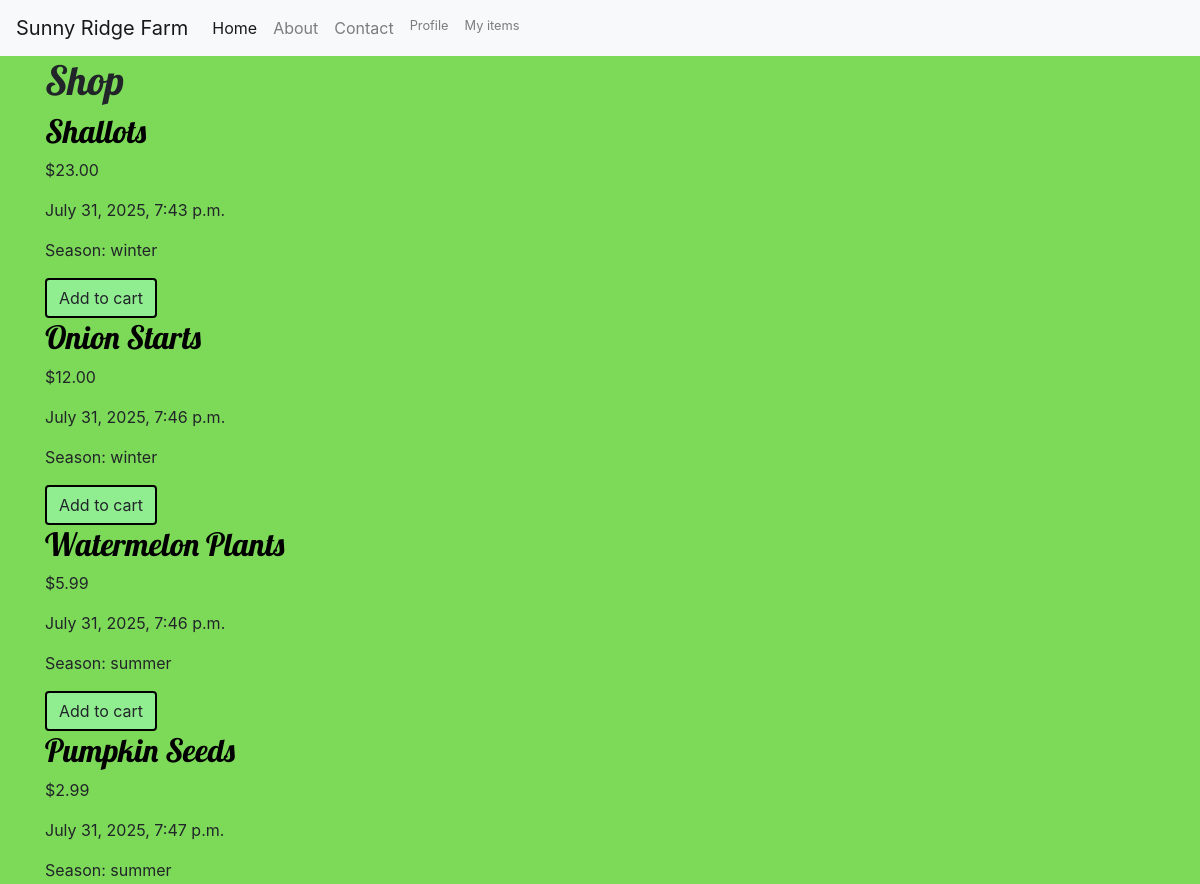
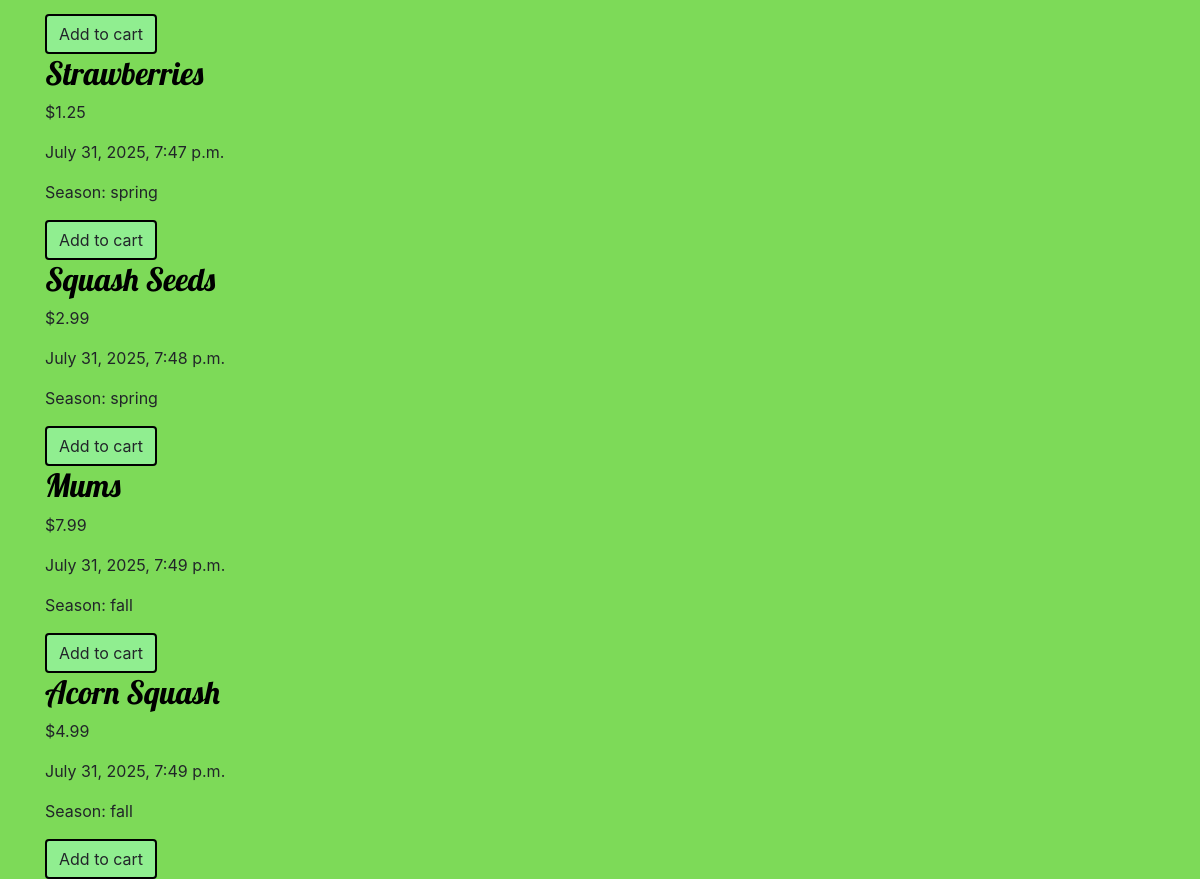
The app's page / (signed in) with its own data (2 pictures, top to bottom).
### myapp/models.py (models this page shows, shortened)
class Add_Item(models.Model):
	seasons = [
		("spring", "Spring"),
		("summer", "Summer"),
		("fall", "Fall"),
		("winter", "Winter")
	]
	author = models.ForeignKey(settings.AUTH_USER_MODEL, on_delete=models.CASCADE)
	listing_name = models.CharField(max_length=200)
	listing_description = models.TextField()
	created_on = models.DateTimeField(default=timezone.now)
	price = models.DecimalField(max_digits=10, decimal_places=2)
	season = models.CharField(max_length=10, choices=seasons, default='summer')

### myapp/views.py (the view)
# urls.py: path("", views.home, name="home"),
def home(request) -> render:
	items = Add_Item.objects.all()
	return render(request, "home.html", {"items": items})

### myapp/templates/home.html (shortened to what this page needs)
{% extends "base.html" %} {% block title %} Home Page {% endblock %}
{% block content %}
<h1>Shop</h1>
{% for item in items %}
	<div class="w3-container">
		<h2><a href="{% url 'item_detail' pk=item.pk %}"> {{ item.listing_name }} </a></h2>
		<p> ${{ item.price }} </p>
		<p> {{ item.created_on }} </p>
		<p> Season: {{ item.season }}</p>
		<form method="post" action="{% url 'add_to_cart' item.id %}">
			<button type="submit" class="cart btn">Add to cart</button>
		</form>
	</div>
{% endfor %}
{% endblock %}

### myapp/static/css/stylesheet.css (style rules this page uses)
body { background-color: #7DDA58; }
h1, h2 { font-family: 'Lobster', cursive; }
.btn { border: 2px solid black; background-color: lightgreen; }
h2 a { color: black; }

### records on screen
Add_Item: listing_name "Shallots", price "23.00", created_on "July 31, 2025, 7:43 p.m.", season "winter"
Add_Item: listing_name "Onion Starts", price "12.00", created_on "July 31, 2025, 7:46 p.m.", season "winter"
Add_Item: listing_name "Watermelon Plants", price "5.99", created_on "July 31, 2025, 7:46 p.m.", season "summer"
Add_Item: listing_name "Pumpkin Seeds", price "2.99", created_on "July 31, 2025, 7:47 p.m.", season "summer"
Add_Item: listing_name "Strawberries", price "1.25", created_on "July 31, 2025, 7:47 p.m.", season "spring"
Add_Item: listing_name "Squash Seeds", price "2.99", created_on "July 31, 2025, 7:48 p.m.", season "spring"
Add_Item: listing_name "Mums", price "7.99", created_on "July 31, 2025, 7:49 p.m.", season "fall"
Add_Item: listing_name "Acorn Squash", price "4.99", created_on "July 31, 2025, 7:49 p.m.", season "fall"
